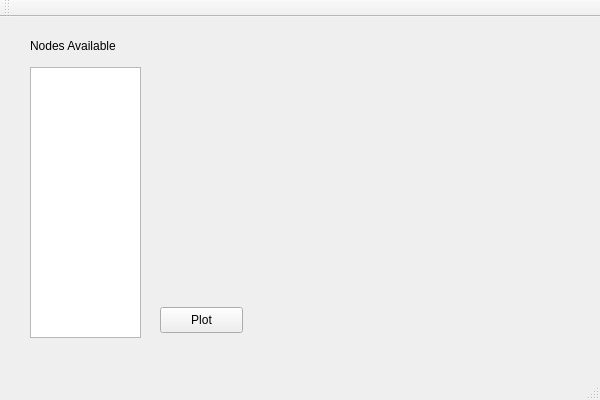
<?xml version="1.0" encoding="UTF-8"?>
<ui version="4.0">
 <class>MainWindow</class>
 <widget class="QMainWindow" name="MainWindow">
  <property name="geometry">
   <rect>
    <x>0</x>
    <y>0</y>
    <width>600</width>
    <height>400</height>
   </rect>
  </property>
  <property name="windowTitle">
   <string>MainWindow</string>
  </property>
  <widget class="QWidget" name="centralWidget">
   <widget class="QListWidget" name="nodeList">
    <property name="geometry">
     <rect>
      <x>30</x>
      <y>50</y>
      <width>111</width>
      <height>271</height>
     </rect>
    </property>
   </widget>
   <widget class="QPushButton" name="plotButton">
    <property name="geometry">
     <rect>
      <x>160</x>
      <y>290</y>
      <width>83</width>
      <height>26</height>
     </rect>
    </property>
    <property name="text">
     <string>Plot</string>
    </property>
   </widget>
   <widget class="QLabel" name="label">
    <property name="geometry">
     <rect>
      <x>30</x>
      <y>20</y>
      <width>111</width>
      <height>17</height>
     </rect>
    </property>
    <property name="text">
     <string>Nodes Available</string>
    </property>
   </widget>
  </widget>
  <widget class="QMenuBar" name="menuBar">
   <property name="geometry">
    <rect>
     <x>0</x>
     <y>0</y>
     <width>600</width>
     <height>25</height>
    </rect>
   </property>
  </widget>
  <widget class="QToolBar" name="mainToolBar">
   <attribute name="toolBarArea">
    <enum>TopToolBarArea</enum>
   </attribute>
   <attribute name="toolBarBreak">
    <bool>false</bool>
   </attribute>
  </widget>
  <widget class="QStatusBar" name="statusBar"/>
 </widget>
 <layoutdefault spacing="6" margin="11"/>
 <resources/>
 <connections/>
</ui>
